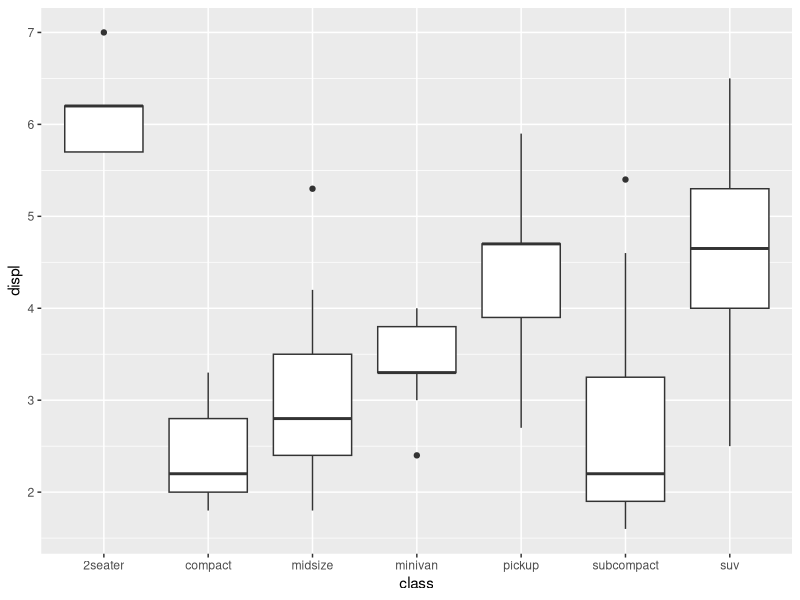
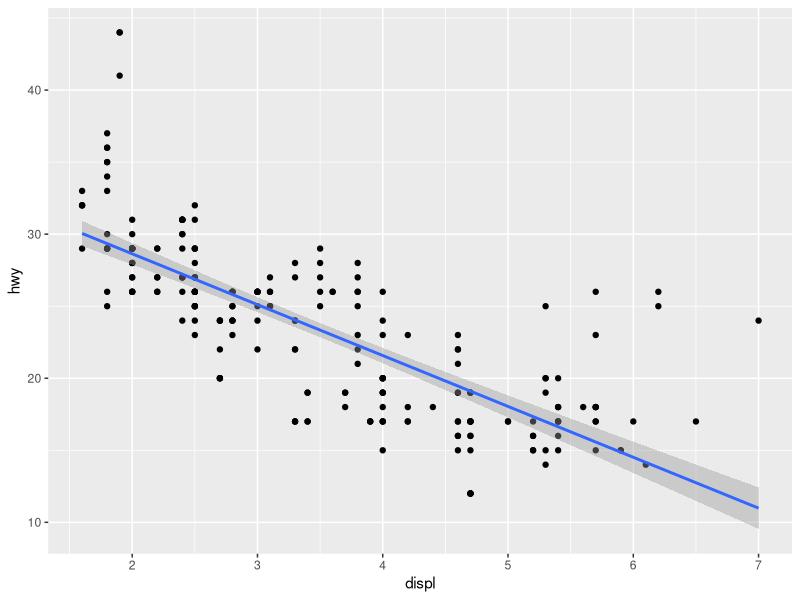

Reproduce these figures in R, in order.
## ---- chunk 1
rm(list = ls())
## ---- chunk 2
### `geom_*` functions

## ---- chunk 3
library(tidyverse)
## ---- chunk 4

## ---- chunk 5
class(mpg$class)

ggplot(mpg, aes(x = class, y = displ)) +
  geom_boxplot()
## ---- chunk 6
ggplot(mpg, aes(x = displ, y = hwy)) +
  geom_point() +
  geom_smooth(method = "lm")
